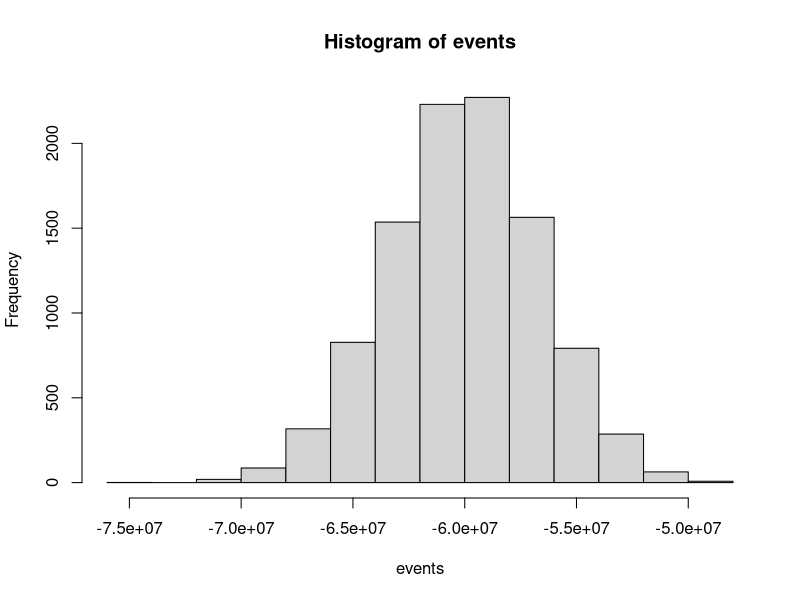

Recreate this plot in R.
# Bank earnings
# Say you manage a bank that gives out 10,000 loans. 
# The default rate is 0.03 and you lose $200,000 in 
# each foreclosure.
# Create a random variable S that contains the earnings 
# of your bank. Calculate the total amount of money
# lost in this scenario.
number_of_loans = 10000
default_rate = 0.03
loss_per_foreclosure = -200000
defaults = sample(
  c(0, 1),
  replace = TRUE,
  size = number_of_loans,
  prob = c(1 - default_rate, default_rate)
)
S = sum(defaults) * loss_per_foreclosure

# Run a Monte Carlo simulation with 10,000 outcomes for S, 
# the sum of losses over 10,000 loans. Make a histogram 
# of the results.
B = 10000
events = replicate(B, {
  loans = sample(
    c(0, 1),
    replace = TRUE, 
    size = number_of_loans,
    prob = c(1 - default_rate, default_rate)
  )
  sum(loans) * loss_per_foreclosure
})
hist(events)

# What is the expected value of S, the sum of losses over
# 10,000 loans? For now, assume a bank makes no money if 
# the loan is paid.
n = 10000
loss_per_foreclosure = -200000
default_rate = 0.03

mu = n * (loss_per_foreclosure * default_rate) +
  (0 * (1 - default_rate))

# What is the standard error of S?
sigma = sqrt(n) * 
  abs(loss_per_foreclosure) * 
  (sqrt(default_rate * (1 - default_rate)))

# So far, we've been assuming that we make no money when 
# people pay their loans and we lose a lot of money 
# when people default on their loans. Assume we give 
# out loans for $180,000. How much money do we need to 
# make when people pay their loans so that our net loss is $0?
# In other words, what interest rate do we need to charge 
# in order to not lose money?
x = -(loss_per_foreclosure * default_rate) /
  (1 - default_rate)
180000 / x

# With the interest rate calculated in the last example, 
# we still lose money 50% of the time. What should the 
# interest rate be so that the chance of losing money 
# is 1 in 20? 
l <- loss_per_foreclosure
z = qnorm(0.05)
n = number_of_loans
p = default_rate
x <- -l*( n*p - z*sqrt(n*p*(1-p)))/ ( n*(1-p) + z*sqrt(n*p*(1-p)))
x / 180000
